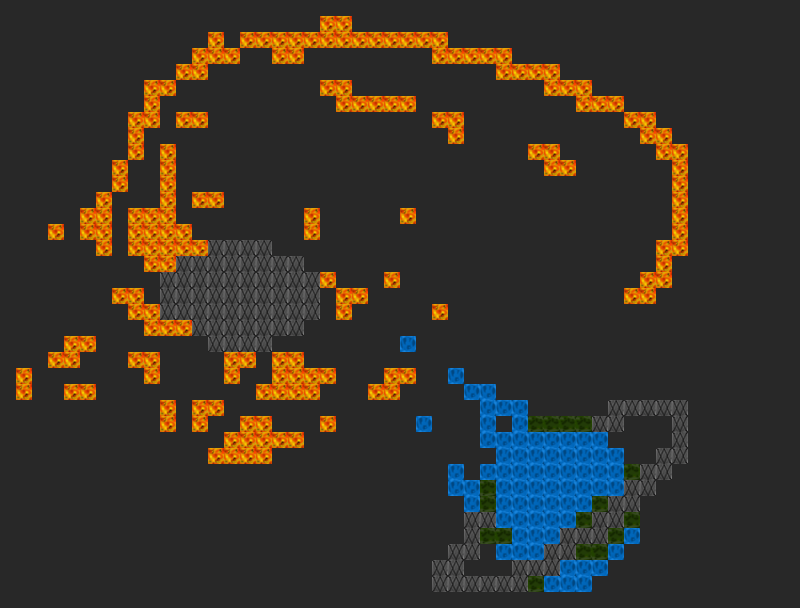

Tiled map render using the project's own tile images. Description and the whole map definition, tile-layer contents included, below:
An orthogonal 50x38 tile map with 16x16 px tiles, 1 tile layer (Tile Layer 1).

<map version="1.9" tiledversion="1.9.2" orientation="orthogonal" renderorder="right-down" width="50" height="38" tilewidth="16" tileheight="16" infinite="0" backgroundcolor="#282828" nextlayerid="2" nextobjectid="1">
 <tileset firstgid="1" source="../Pngs/Blocks/TileSet.tsx" />
 <layer id="1" name="Tile Layer 1" width="50" height="38">
  <properties>
   <property name="height" type="float" value="50" />
   <property name="width" type="float" value="50" />
  </properties>
  <data encoding="csv">
0,0,0,0,0,0,0,0,0,0,0,0,0,0,0,0,0,0,0,0,0,0,0,0,0,0,0,0,0,0,0,0,0,0,0,0,0,0,0,0,0,0,0,0,0,0,0,0,0,0,
0,0,0,0,0,0,0,0,0,0,0,0,0,0,0,0,0,0,0,0,2,2,0,0,0,0,0,0,0,0,0,0,0,0,0,0,0,0,0,0,0,0,0,0,0,0,0,0,0,0,
0,0,0,0,0,0,0,0,0,0,0,0,0,2,0,2,2,2,2,2,2,2,2,2,2,2,2,2,0,0,0,0,0,0,0,0,0,0,0,0,0,0,0,0,0,0,0,0,0,0,
0,0,0,0,0,0,0,0,0,0,0,0,2,2,2,0,0,2,2,0,0,0,0,0,0,0,0,2,2,2,2,2,0,0,0,0,0,0,0,0,0,0,0,0,0,0,0,0,0,0,
0,0,0,0,0,0,0,0,0,0,0,2,2,0,0,0,0,0,0,0,0,0,0,0,0,0,0,0,0,0,0,2,2,2,2,0,0,0,0,0,0,0,0,0,0,0,0,0,0,0,
0,0,0,0,0,0,0,0,0,2,2,0,0,0,0,0,0,0,0,0,2,2,0,0,0,0,0,0,0,0,0,0,0,0,2,2,2,0,0,0,0,0,0,0,0,0,0,0,0,0,
0,0,0,0,0,0,0,0,0,2,0,0,0,0,0,0,0,0,0,0,0,2,2,2,2,2,0,0,0,0,0,0,0,0,0,0,2,2,2,0,0,0,0,0,0,0,0,0,0,0,
0,0,0,0,0,0,0,0,2,2,0,2,2,0,0,0,0,0,0,0,0,0,0,0,0,0,0,2,2,0,0,0,0,0,0,0,0,0,0,2,2,0,0,0,0,0,0,0,0,0,
0,0,0,0,0,0,0,0,2,0,0,0,0,0,0,0,0,0,0,0,0,0,0,0,0,0,0,0,2,0,0,0,0,0,0,0,0,0,0,0,2,2,0,0,0,0,0,0,0,0,
0,0,0,0,0,0,0,0,2,0,2,0,0,0,0,0,0,0,0,0,0,0,0,0,0,0,0,0,0,0,0,0,0,2,2,0,0,0,0,0,0,2,2,0,0,0,0,0,0,0,
0,0,0,0,0,0,0,2,0,0,2,0,0,0,0,0,0,0,0,0,0,0,0,0,0,0,0,0,0,0,0,0,0,0,2,2,0,0,0,0,0,0,2,0,0,0,0,0,0,0,
0,0,0,0,0,0,0,2,0,0,2,0,0,0,0,0,0,0,0,0,0,0,0,0,0,0,0,0,0,0,0,0,0,0,0,0,0,0,0,0,0,0,2,0,0,0,0,0,0,0,
0,0,0,0,0,0,2,0,0,0,2,0,2,2,0,0,0,0,0,0,0,0,0,0,0,0,0,0,0,0,0,0,0,0,0,0,0,0,0,0,0,0,2,0,0,0,0,0,0,0,
0,0,0,0,0,2,2,0,2,2,2,0,0,0,0,0,0,0,0,2,0,0,0,0,0,2,0,0,0,0,0,0,0,0,0,0,0,0,0,0,0,0,2,0,0,0,0,0,0,0,
0,0,0,2,0,2,2,0,2,2,2,2,0,0,0,0,0,0,0,2,0,0,0,0,0,0,0,0,0,0,0,0,0,0,0,0,0,0,0,0,0,0,2,0,0,0,0,0,0,0,
0,0,0,0,0,0,2,0,2,2,2,2,2,1,1,1,1,0,0,0,0,0,0,0,0,0,0,0,0,0,0,0,0,0,0,0,0,0,0,0,0,2,2,0,0,0,0,0,0,0,
0,0,0,0,0,0,0,0,0,2,2,1,1,1,1,1,1,1,1,0,0,0,0,0,0,0,0,0,0,0,0,0,0,0,0,0,0,0,0,0,0,2,0,0,0,0,0,0,0,0,
0,0,0,0,0,0,0,0,0,0,1,1,1,1,1,1,1,1,1,1,2,0,0,0,2,0,0,0,0,0,0,0,0,0,0,0,0,0,0,0,2,2,0,0,0,0,0,0,0,0,
0,0,0,0,0,0,0,2,2,0,1,1,1,1,1,1,1,1,1,1,0,2,2,0,0,0,0,0,0,0,0,0,0,0,0,0,0,0,0,2,2,0,0,0,0,0,0,0,0,0,
0,0,0,0,0,0,0,0,2,2,1,1,1,1,1,1,1,1,1,1,0,2,0,0,0,0,0,2,0,0,0,0,0,0,0,0,0,0,0,0,0,0,0,0,0,0,0,0,0,0,
0,0,0,0,0,0,0,0,0,2,2,2,1,1,1,1,1,1,1,0,0,0,0,0,0,0,0,0,0,0,0,0,0,0,0,0,0,0,0,0,0,0,0,0,0,0,0,0,0,0,
0,0,0,0,2,2,0,0,0,0,0,0,0,1,1,1,1,0,0,0,0,0,0,0,0,4,0,0,0,0,0,0,0,0,0,0,0,0,0,0,0,0,0,0,0,0,0,0,0,0,
0,0,0,2,2,0,0,0,2,2,0,0,0,0,2,2,0,2,2,0,0,0,0,0,0,0,0,0,0,0,0,0,0,0,0,0,0,0,0,0,0,0,0,0,0,0,0,0,0,0,
0,2,0,0,0,0,0,0,0,2,0,0,0,0,2,0,0,2,2,2,2,0,0,0,2,2,0,0,4,0,0,0,0,0,0,0,0,0,0,0,0,0,0,0,0,0,0,0,0,0,
0,2,0,0,2,2,0,0,0,0,0,0,0,0,0,0,2,2,2,2,0,0,0,2,2,0,0,0,0,4,4,0,0,0,0,0,0,0,0,0,0,0,0,0,0,0,0,0,0,0,
0,0,0,0,0,0,0,0,0,0,2,0,2,2,0,0,0,0,0,0,0,0,0,0,0,0,0,0,0,0,4,4,4,0,0,0,0,0,1,1,1,1,1,0,0,0,0,0,0,0,
0,0,0,0,0,0,0,0,0,0,2,0,2,0,0,2,2,0,0,0,2,0,0,0,0,0,4,0,0,0,4,0,4,3,3,3,3,1,1,0,0,0,1,0,0,0,0,0,0,0,
0,0,0,0,0,0,0,0,0,0,0,0,0,0,2,2,2,2,2,0,0,0,0,0,0,0,0,0,0,0,4,4,4,4,4,4,4,4,0,0,0,0,1,0,0,0,0,0,0,0,
0,0,0,0,0,0,0,0,0,0,0,0,0,2,2,2,2,0,0,0,0,0,0,0,0,0,0,0,0,0,0,4,4,4,4,4,4,4,4,0,0,1,1,0,0,0,0,0,0,0,
0,0,0,0,0,0,0,0,0,0,0,0,0,0,0,0,0,0,0,0,0,0,0,0,0,0,0,0,4,0,4,4,4,4,4,4,4,4,4,3,1,1,0,0,0,0,0,0,0,0,
0,0,0,0,0,0,0,0,0,0,0,0,0,0,0,0,0,0,0,0,0,0,0,0,0,0,0,0,4,4,3,4,4,4,4,4,4,4,4,1,1,0,0,0,0,0,0,0,0,0,
0,0,0,0,0,0,0,0,0,0,0,0,0,0,0,0,0,0,0,0,0,0,0,0,0,0,0,0,0,4,3,4,4,4,4,4,4,3,1,1,0,0,0,0,0,0,0,0,0,0,
0,0,0,0,0,0,0,0,0,0,0,0,0,0,0,0,0,0,0,0,0,0,0,0,0,0,0,0,0,1,1,4,4,4,4,4,3,1,1,3,0,0,0,0,0,0,0,0,0,0,
0,0,0,0,0,0,0,0,0,0,0,0,0,0,0,0,0,0,0,0,0,0,0,0,0,0,0,0,0,1,3,3,4,4,4,1,1,1,3,4,0,0,0,0,0,0,0,0,0,0,
0,0,0,0,0,0,0,0,0,0,0,0,0,0,0,0,0,0,0,0,0,0,0,0,0,0,0,0,1,1,0,4,4,4,1,1,3,3,4,0,0,0,0,0,0,0,0,0,0,0,
0,0,0,0,0,0,0,0,0,0,0,0,0,0,0,0,0,0,0,0,0,0,0,0,0,0,0,1,1,0,0,0,1,1,1,4,4,4,0,0,0,0,0,0,0,0,0,0,0,0,
0,0,0,0,0,0,0,0,0,0,0,0,0,0,0,0,0,0,0,0,0,0,0,0,0,0,0,1,1,1,1,1,1,3,4,4,4,0,0,0,0,0,0,0,0,0,0,0,0,0,
0,0,0,0,0,0,0,0,0,0,0,0,0,0,0,0,0,0,0,0,0,0,0,0,0,0,0,0,0,0,0,0,0,0,0,0,0,0,0,0,0,0,0,0,0,0,0,0,0,0
</data>
 </layer>
</map>